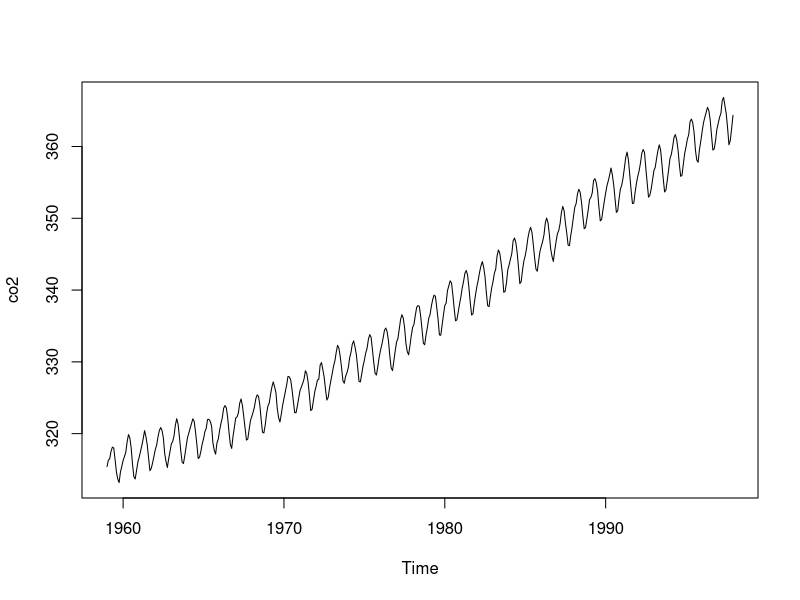
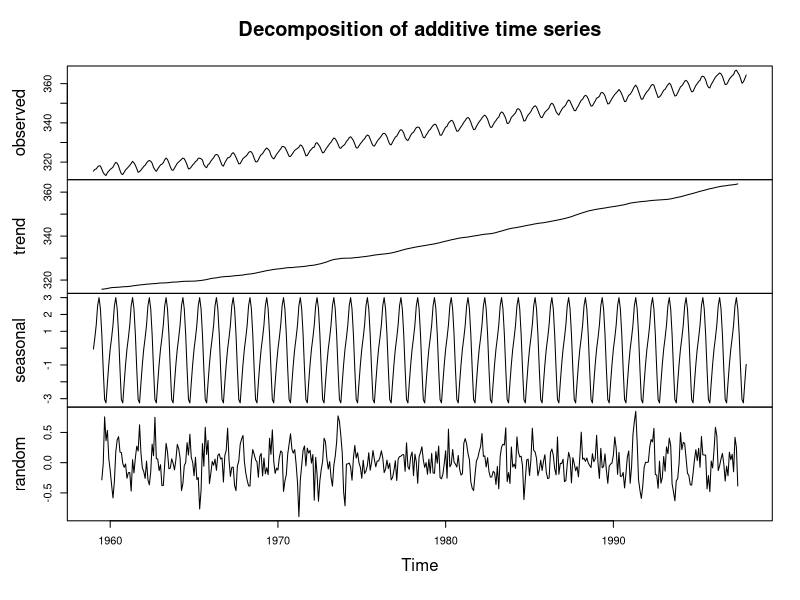
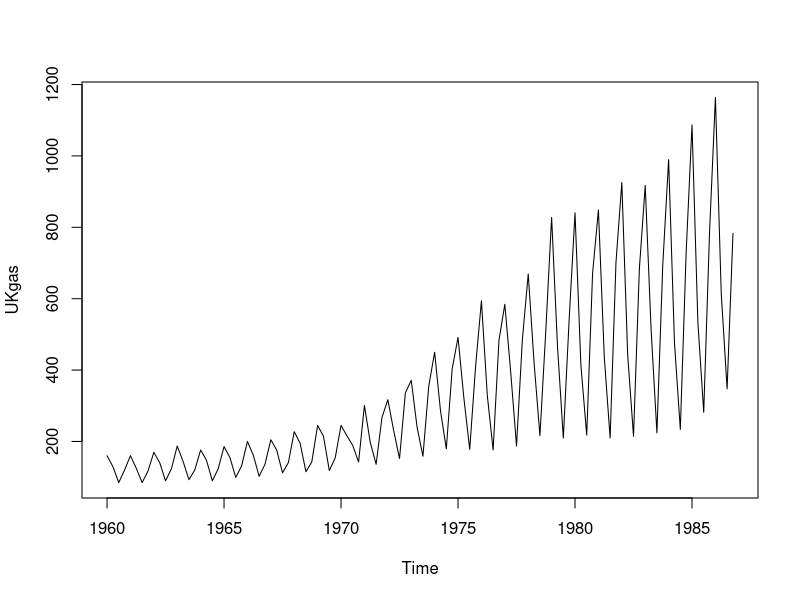
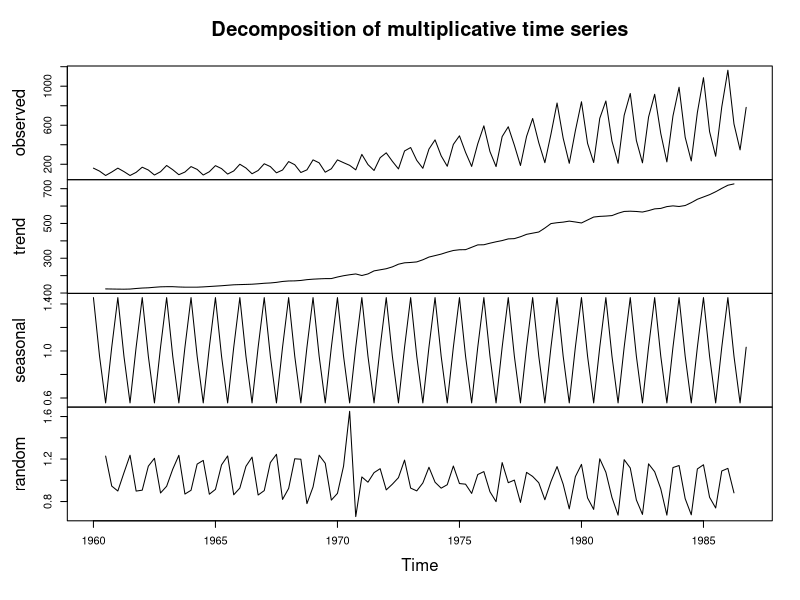

Write the R code that produced these figures, in order.
## ---- chunk 1
knitr::opts_chunk$set(echo = TRUE)
## ---- chunk 2
str(co2)
## ---- chunk 3
plot(co2)
## ---- chunk 4
co2_d <- decompose(co2, type = "additive")
plot(co2_d)
## ---- chunk 5
str(UKgas)
## ---- chunk 6
plot(UKgas)
## ---- chunk 7
UKgas_d <- decompose(UKgas, type = "multiplicative")
plot(UKgas_d)
